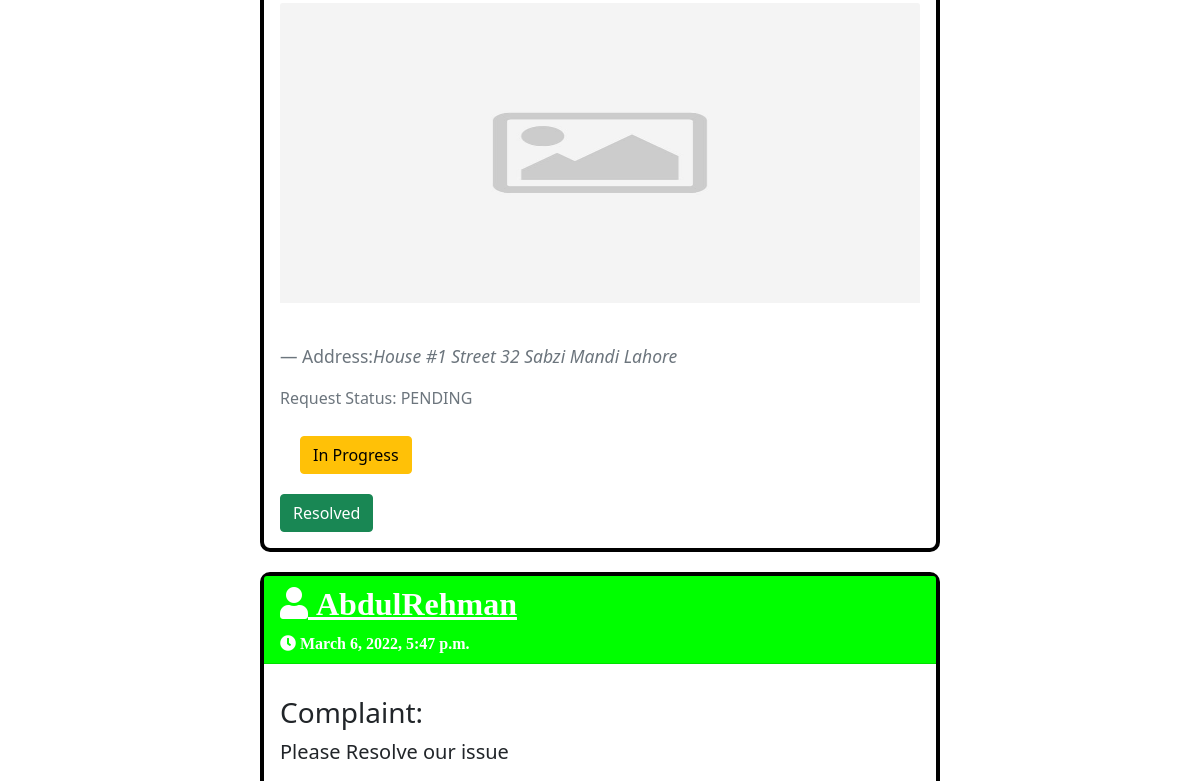
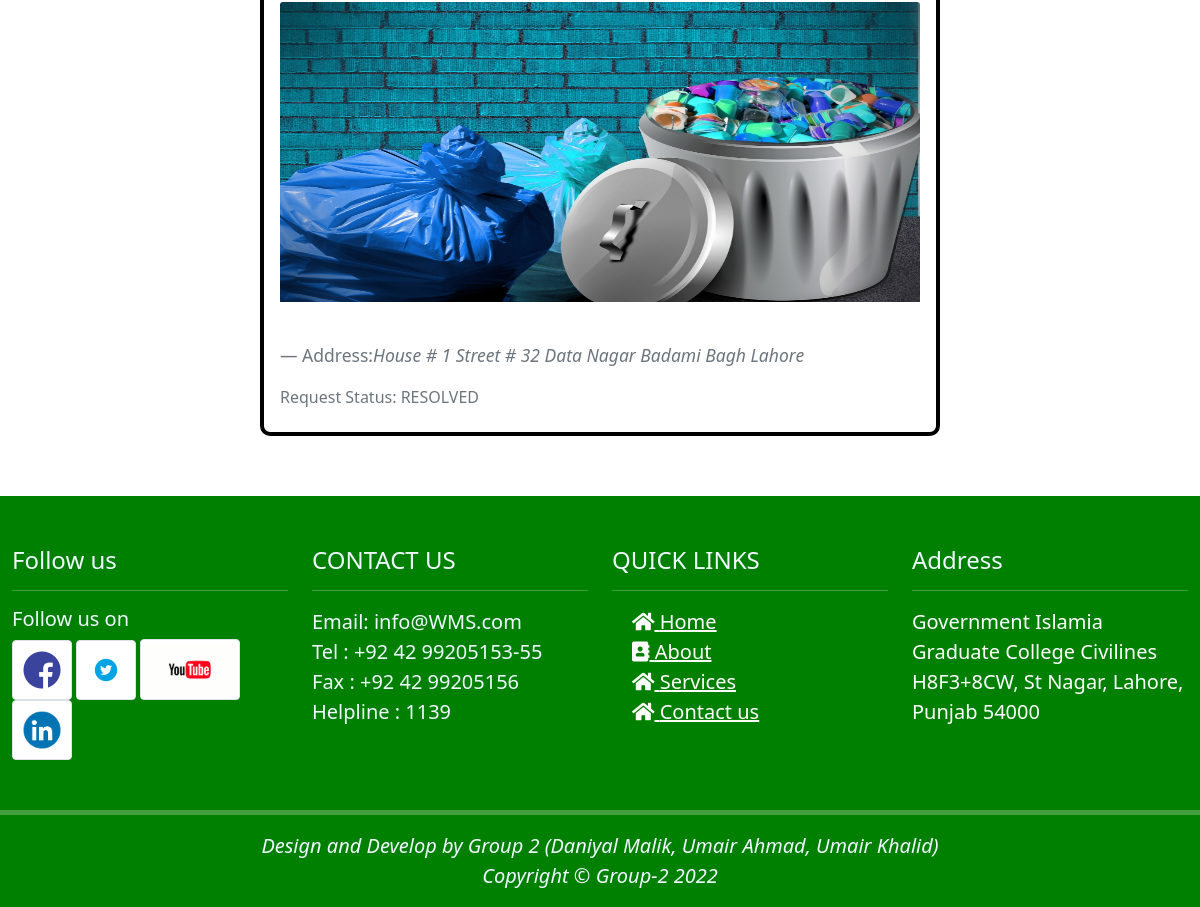
The page /manager/complaint/list (signed in, lower part) on the database as committed earlier (2 pictures, top to bottom).
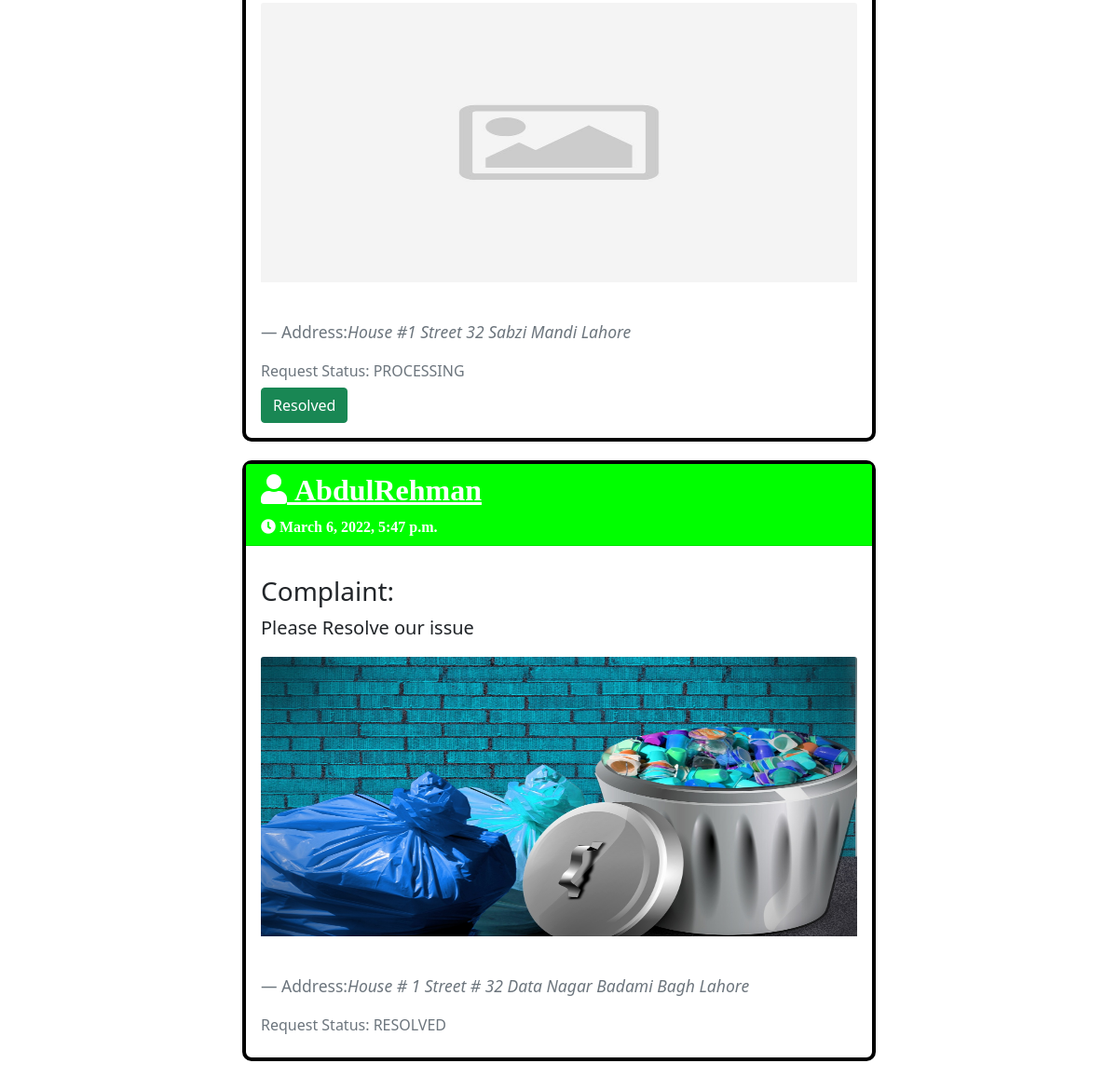
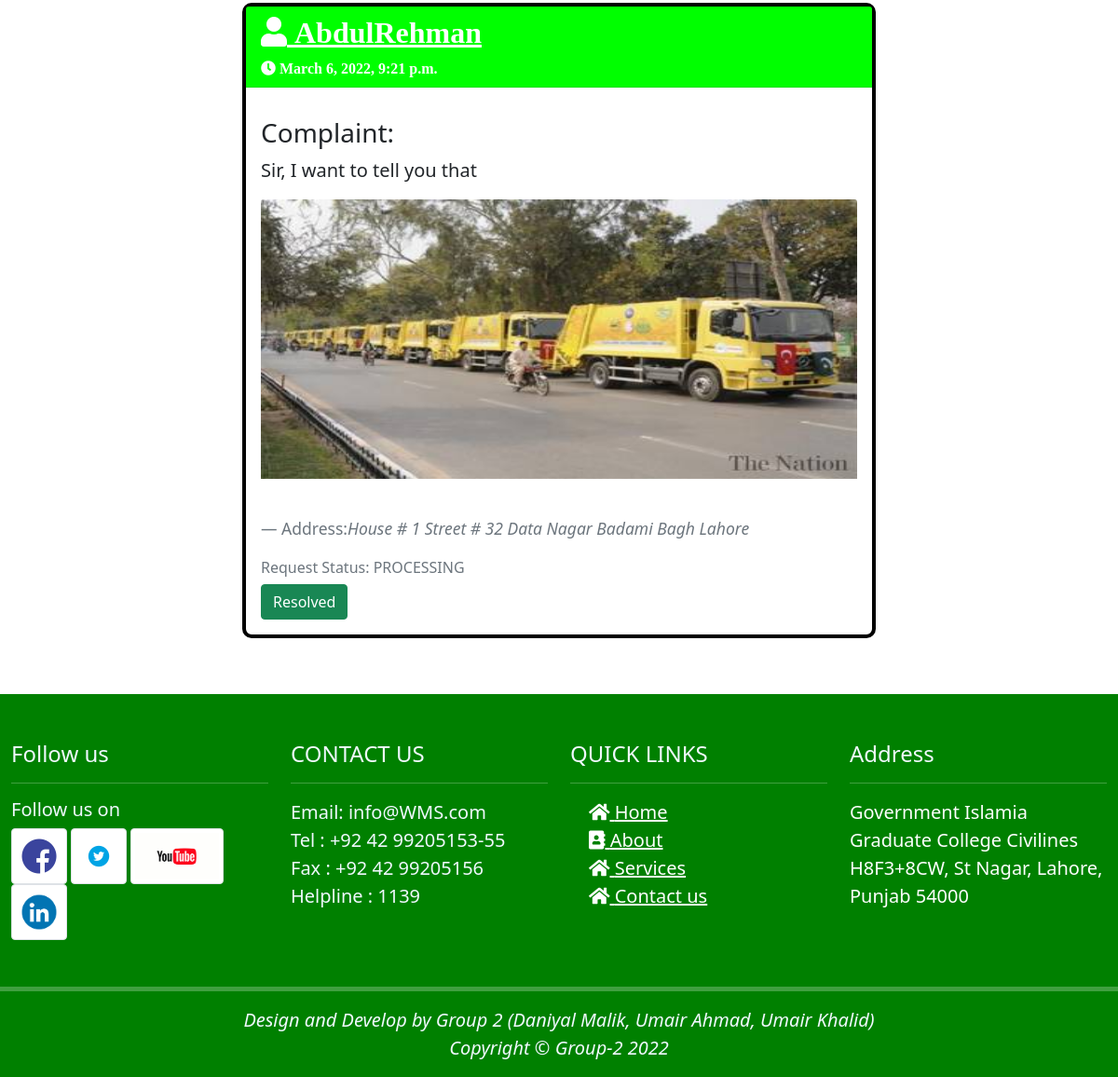
The same page on the database as committed later (2 pictures, top to bottom).
### WMS/models.py (models this page shows, shortened)
class Request(models.Model):
    author = models.ForeignKey(User, on_delete=models.CASCADE, null=True)
    phone = models.CharField(max_length=15, blank=False, default=" ")
    address = models.CharField(max_length=400, null=False)
    zone = models.CharField(choices=ZONE_CHOICES, max_length=50, blank=False, null=False)
    status = models.CharField(choices=STATUS_CHOICES, max_length=20, blank=False, null=False, default='PENDING')
    complaint = models.TextField(blank=False, null=False)
    image = models.ImageField(default='profile_pics/default.jpg', upload_to='profile_pics/')
    date_posted = models.DateTimeField(default=datetime.now, null=False)

### users/models.py (models this page shows)
class User(AbstractUser):
    isManager = models.BooleanField(default=False, verbose_name='Manager')

### WMS/views.py (the view)
# urls.py: path("manager/complaint/list", RequestByZoneListView.as_view(), name="ManagerCompList"),
class RequestByZoneListView(ListView):
    model = Request
    template_name = "ManagerComplaintList.html"
    ordering = ['-date_posted']
    def get_queryset(self):
        manager = Manager.objects.get(user=self.request.user)
        return Request.objects.filter(zone=manager.zone)

### templates/ManagerComplaintList.html
{% extends 'base.html' %}
{% load static %}
{% block content %}
<div class="container" style="padding:40px; width:800px;">
    {% for r in object_list %}
    <div class="card" style="margin: 20px; border:4px solid black; border-radius: 10px;">
        <div class="card-header" style="background-color:#00ff00; color:white;">
          <h2><i class="fas fa-user"><a style="color:white;" href="{% url 'request_detail' r.pk %}">  {{r.author}}</a></i></h2>
          <i class="fas fa-clock"> {{r.date_posted}}</i>
        </div>
        <div class="card-body">
          <blockquote class="blockquote mb-0">
            <p><h3>Complaint:</h3>{{r.complaint}}</p>
              <img src='{{r.image.url}}' class="card-img-top" alt="..." height="300px">
            <footer class="blockquote-footer" style="margin-top: 40px;"><i class="fal fa-location">  Address: </i><cite title="Source Title">{{r.address}}</cite>
            <h6 style="margin-top:20px;">Request Status: {{r.status}}</h6>
                {% if r.status != "RESOLVED" %}
                    {% if r.status == 'PENDING' %}
                <form method="post" action="{% url 'inprocess' r.pk %}">{% csrf_token %}<button style="margin: 20px;"  class="btn btn-warning" type="submit">In Progress</button></form>
                    {% endif %}
                <form method="post" action="{% url 'resolved' r.pk %}">{% csrf_token %}<button class="btn btn-success" type="submit">Resolved</button></form>
                {% endif %}
            </footer>
          </blockquote>
        </div>
      </div>
    {% endfor %}
</div>
{% endblock content %}

### templates/base.html (shortened to what this page needs)
<!DOCTYPE html>
{% load static %}
<html lang="en">
<head>
    <link rel="stylesheet" href="{% static 'css/style.css' %}">
    <link rel="stylesheet" href="https://stackpath.bootstrapcdn.com/bootstrap/4.4.1/css/bootstrap.min.css">
    <link rel="stylesheet" href="https://pro.fontawesome.com/releases/v5.10.0/css/all.css"/>
  <link href="https://cdn.jsdelivr.net/npm/bootstrap@5.1.3/dist/css/bootstrap.min.css" rel="stylesheet">
</head>
<body>
{% block content %}
{% endblock content %}
<div class="container-fluid" style="background-color: green">
    <div class="row">
      <div class="col-md-3 col-sm-6 footer-data">
        <h4>Follow us</h4>
        <hr class="footer-hr" />
        <h5>Follow us on</h5>
        <a href="https://web.facebook.com/?_rdc=1&_rdr" target="_blank"
          ><img
            src="{% static 'img/facebook.gif' %}"
            alt="..."
            class="img-thumbnail"
            height="60px"
            width="60px"
        /></a>
        <a href="https://web.facebook.com/?_rdc=1&_rdr" target="_blank"
          ><img
            src="{% static 'img/TWITTER.gif' %}"
            alt="..."
            class="img-thumbnail"
            height="60px"
            width="60px"
        /></a>
        <a href="https://www.youtube.com/" target="_blank"
          ><img
            src="{% static 'img/youtube.gif' %}"
            alt="..."
            class="img-thumbnail"
            height="100px"
            width="100px"
        /></a>
        <a href="https://www.youtube.com/" target="_blank"
          ><img
            src="{% static 'img/LINKEDIN.gif' %}"
            alt="..."
            class="img-thumbnail"
            height="60px"
            width="60px"
        /></a>
      </div>
      <div class="col-sm-6 col-md-3 footer-data">
        <h4>CONTACT US</h4>
        <hr class="footer-hr" />
        <address style="font-size: 20px">
          Email: info@WMS.com <br />
          Tel : +92 42 99205153-55<br />
          Fax : +92 42 99205156<br />
          Helpline : 1139
        </address>
      </div>
      <div class="col-sm-6 col-md-3 footer-data">
        <h4>QUICK LINKS</h4>
        <hr class="footer-hr" />
        <a href="./index.html" class="footer-link"
          ><i class="fas fa-home"></i> Home</a
        ><br />
        <a href="./index.html" class="footer-link"
          ><i class="fas fa-address-book"></i> About</a
        ><br />
        <a href="./index.html" class="footer-link"
          ><i class="fas fa-home"></i> Services</a
        ><br />
        <a href="./index.html" class="footer-link"
          ><i class="fas fa-home"></i> Contact us</a
        ><br />
      </div>
      <div class="col-sm-6 col-md-3 footer-data">
        <h4>Address</h4>
        <hr class="footer-hr" />
        <address style="text-align:left; color: white; font-size: 20px">
            Government Islamia Graduate College Civilines H8F3+8CW, St Nagar, Lahore,
            Punjab 54000
          </address>
      </div>
      <hr style="height: 5px; color: white" />
      <div class="col-12" style="text-align: center; color: aliceblue; font-style: italic;font-size: 20px;">
          <p>Design and Develop by Group 2 (Daniyal Malik, Umair Ahmad, Umair Khalid) <br>
        Copyright &copy; Group-2 2022</p>
      </div>
    </div>
  </div>
</body>
</html>

### static/css/style.css (style rules this page uses)
.footer-data { padding: 50px; color: aliceblue; }
.footer-hr { height: 10px; color:white; }
.footer-link { color: white; font-size: 20px; margin: 20px; }

Rows that differ between the two databases and show on the page:
changed Request "House #1 Street 32 Sabzi Mandi Lahore": status "PENDING" → "PROCESSING"; no longer shows "In Progress"
added Request: author "AbdulRehman", date_posted "March 6, 2022, 9:21 p.m.", complaint "Sir, I want to tell you that", image (picture), address "House # 1 Street # 32 Data Nagar Badami Bagh Lahore", status "PROCESSING", shows "Resolved"
